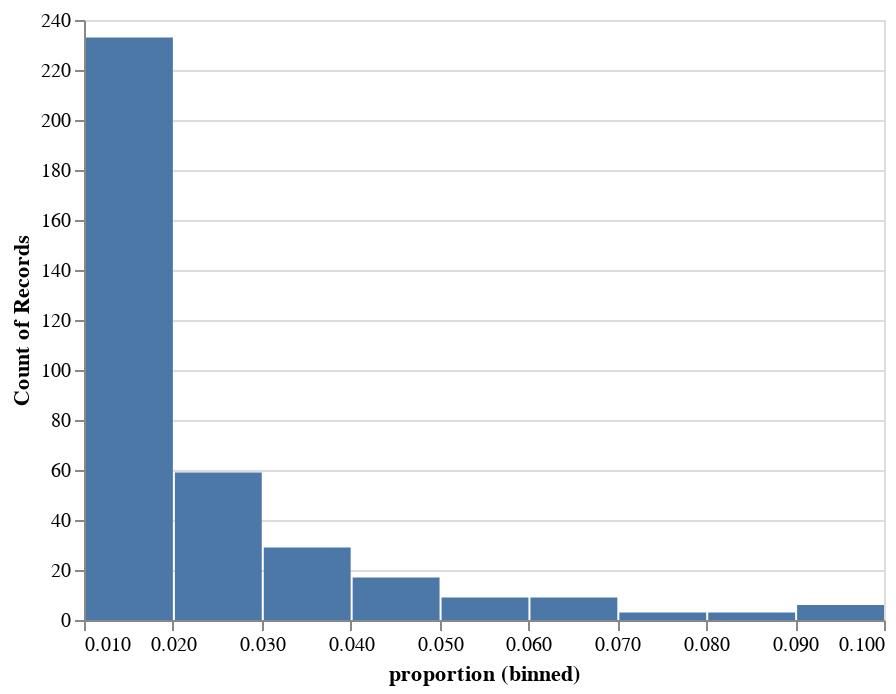

Here is the notebook cell this chart was saved with:
### Markdown cell above
If we zoom in on the proportions less than 0.1 (that's 10 articles in a sample of 100) we see that they're mostly less that 0.01 (or 1 article in 100). It seems likely that these are false positives.

### Code cell
alt.Chart(df.loc[df["proportion"] < 0.1]).mark_bar().encode(
    x=alt.X("proportion:Q", bin=True), y="count():Q"
)

### Figure 1 — Vega-Lite specification as saved in the notebook (floating-point values rounded to 4 significant figures; data arrays with more than 128 entries replaced by an {"elided": "..."} marker saying what was removed)
{"config": {"view": {"continuousWidth": 400, "continuousHeight": 300}}, "data": {"name": "data-176758e1e782bc515932268def46d6fa"}, "mark": "bar", "encoding": {"x": {"bin": true, "field": "proportion", "type": "quantitative"}, "y": {"aggregate": "count", "type": "quantitative"}}, "$schema": "https://vega.github.io/schema/vega-lite/v4.17.0.json", "datasets": {"data-176758e1e782bc515932268def46d6fa": {"elided": "368 records"}}}
